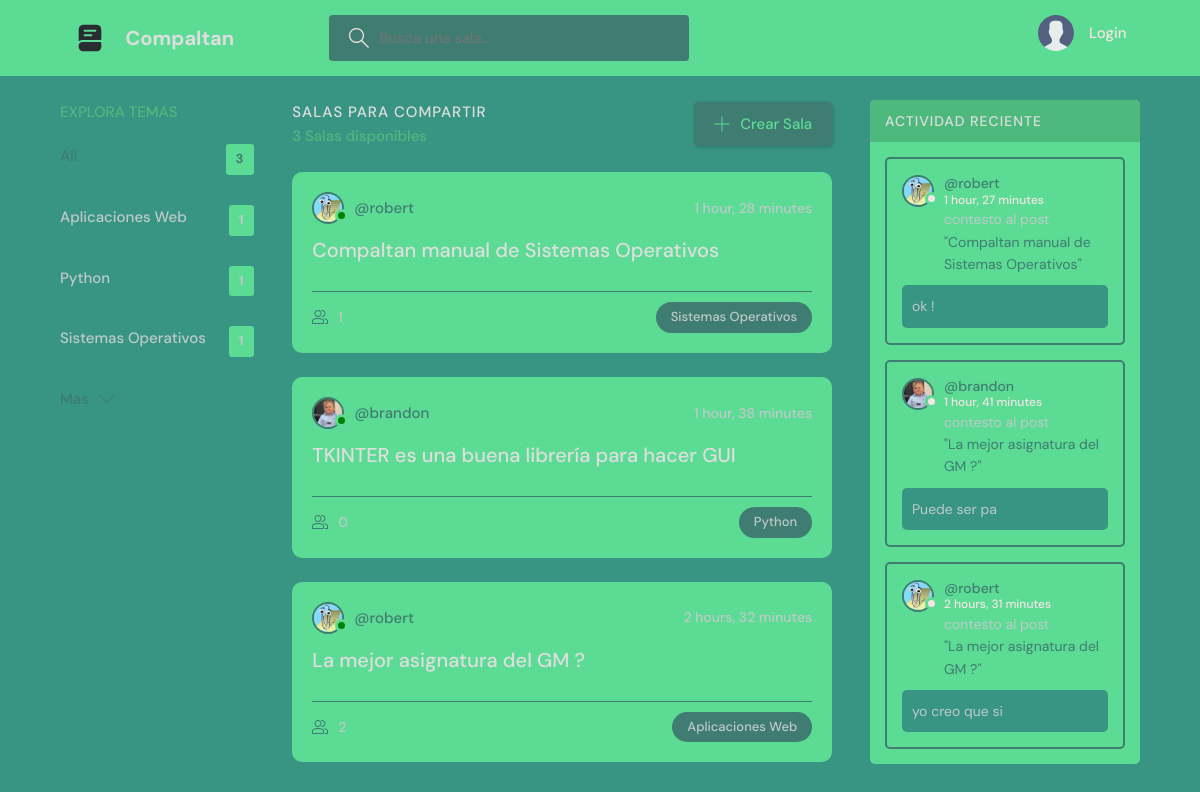
Before: / with the older database file.
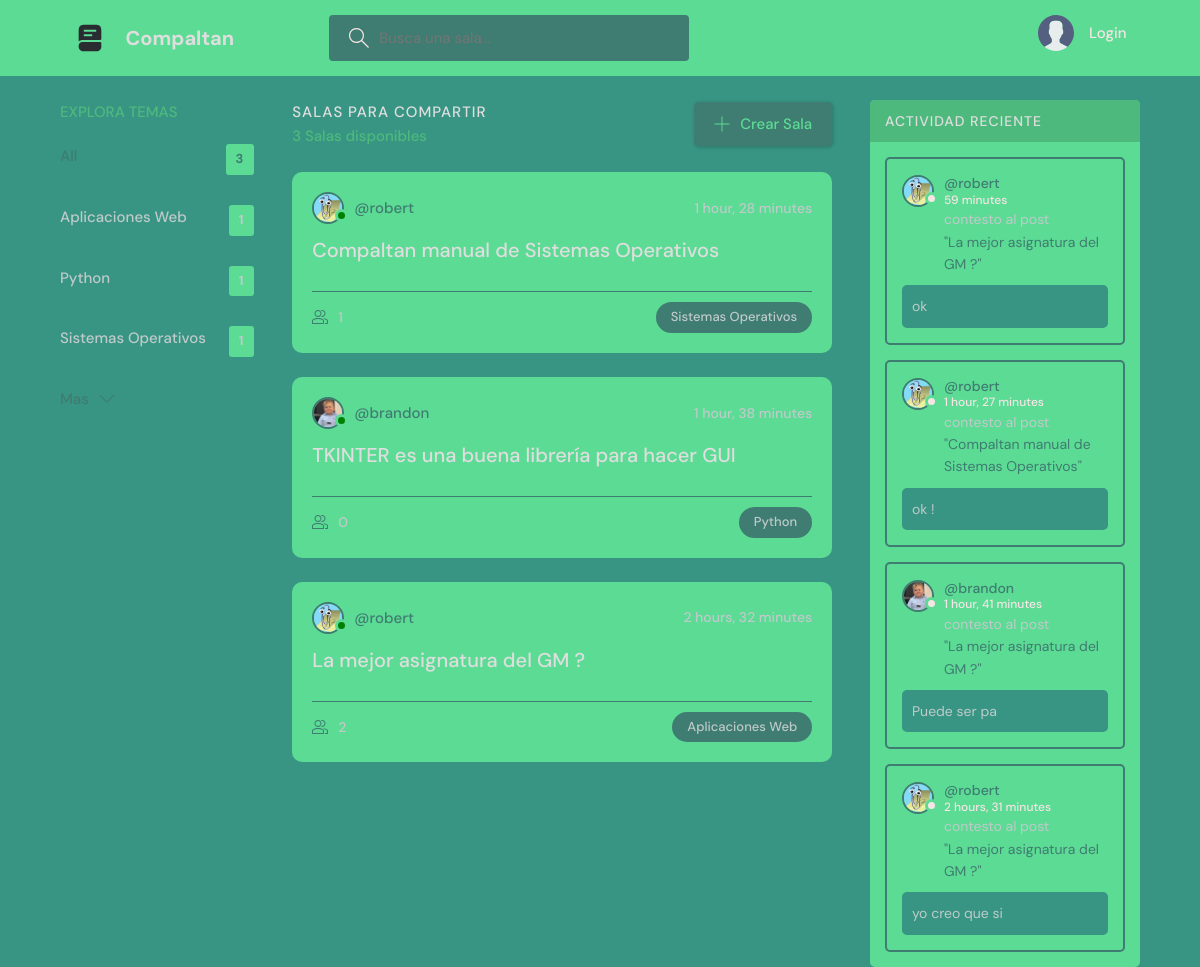
After: the same page with the newer database file.
### base/models.py (models this page shows)
class Tema(models.Model):
    nombre = models.CharField(max_length=200)
    def __str__(self):
        return self.nombre

class Habitacion(models.Model):
    host = models.ForeignKey(User, on_delete=models.SET_NULL, null=True)
    tema = models.ForeignKey(Tema, on_delete=models.SET_NULL, null=True)
    nombre = models.CharField(max_length=200)
    descripcion = models.TextField(null=True, blank=True)
    participantes = models.ManyToManyField(User, related_name="participantes", blank=True)
    updated = models.DateTimeField(auto_now=True)
    creado = models.DateTimeField(auto_now_add=True) #Este valor solo cambia cuando se INICIA UNA VEZ
    class Meta:
        ordering = ["-updated", "-creado"]
    def __str__(self):
        return self.nombre

class User(AbstractUser):
    name = models.CharField(max_length=200,null=True)
    email = models.EmailField(unique=True, null=True)
    biografia = models.TextField(null=True)
    avatar = models.ImageField(null=True, default="avatar.svg")
    USERNAME_FIELD = "email" #sobreescribimos
    REQUIRED_FIELDS = []

class Mensaje(models.Model):
    usuario = models.ForeignKey(User, on_delete=models.CASCADE)
    habitacion = models.ForeignKey(Habitacion, on_delete=models.CASCADE)
    body = models.TextField()
    updated = models.DateTimeField(auto_now=True)
    created = models.DateTimeField(auto_now_add=True)
    def __str__(self):
        return self.body[0:50]

### base/views.py (the view)
# urls.py: path("", views.home, name="home"),
def home(request):
    if not request.GET.get("q") == None:
        q = request.GET.get("q")
    else:
        q = ""
    temas = Tema.objects.all()
    rooms = Habitacion.objects.filter(Q(tema__nombre__icontains=q) | Q(descripcion__icontains=q) | Q(nombre__icontains=q)) # Q te permite poner varios parametros
    numero_habitaciones = len(rooms)
    mensajes_habitacion = Mensaje.objects.filter(Q(habitacion__nombre__icontains=q)).order_by("-created")
    contexto = {"rooms": rooms, "temas": temas, "numero_habitaciones": numero_habitaciones, "request": request, "mensajes_habitacion": mensajes_habitacion}
    return render(request, "home.html", contexto)

### templates/home.html (shortened to what this page needs)
{% extends "main.html" %}
{% block content %}
    <main class="layout layout--3">
      <div class="container">
        {% include "componente_tema.html" %}
        <div class="roomList">
          <div class="roomList__header">
            <div>
              <h2>SALAS PARA COMPARTIR</h2>
              <p>{{rooms.count}} Salas disponibles</p>
            </div>
            <a class="btn btn--main" href="{% url 'create-room' %}">
              <svg version="1.1" xmlns="http://www.w3.org/2000/svg" width="32" height="32" viewBox="0 0 32 32">
                <title>add</title>
                <path
                  d="M16.943 0.943h-1.885v14.115h-14.115v1.885h14.115v14.115h1.885v-14.115h14.115v-1.885h-14.115v-14.115z"
                ></path>
              </svg>
              Crear Sala
            </a>
          </div>
          {% include "componente_lista_habitaciones.html" %}
        </div>
        {% include "componente_actividad.html" %}
      </div>
    </main>
{% endblock content %}

### templates/componente_tema.html (shortened to what this page needs)
<div class="topics">
    <div class="topics__header">
      <h2>Explora temas</h2>
    </div>
    <ul class="topics__list">
      <li>
        <a href="{% url 'home' %}" class="active">All <span>{{temas.count}}</span></a>
      </li>
    {% for tema in temas %}
      <li>
        <a href=" ?q={{tema.nombre}}">{{tema}} <span>{{tema.habitacion_set.all.count}}</span></a>
      </li>
    {% endfor %}
    </ul>
    <a class="btn btn--link" href="topics.html">
      <svg version="1.1" xmlns="http://www.w3.org/2000/svg" width="32" height="32" viewBox="0 0 32 32">
        <title>chevron-down</title>
        <path d="M16 21l-13-13h-3l16 16 16-16h-3l-13 13z"></path>
      </svg>
    </a>
  </div>

### templates/componente_lista_habitaciones.html (shortened to what this page needs)
{% for room in rooms %}
<div class="roomListRoom">
    <div class="roomListRoom__header">
      <a href="{% url 'perfil-usuario' room.host.id %}" class="roomListRoom__author">
        <div class="avatar avatar--small active">
          <img src="{{room.host.avatar.url}}" />
        </div>
        <span>@{{room.host.username}}</span>
      </a>
      <div class="roomListRoom__actions">
        <span>{{room.creado|timesince}}</span>
      </div>
    </div>
    <div class="roomListRoom__content">
      <a href="{% url 'room' room.id %}">{{room.nombre}}</a>
    </div>
    <div class="roomListRoom__meta">
      <a href="{% url 'room' room.id %}" class="roomListRoom__joined">
        {{room.participantes.count}}
      </a>
      <p class="roomListRoom__topic">{{room.tema.nombre}}</p>
    </div>
  </div>
{% endfor %}

### templates/componente_actividad.html (shortened to what this page needs)
<div class="activities">
    <div class="activities__header">
      <h2>Actividad Reciente</h2>
    </div>
    {% for mensaje in mensajes_habitacion %}
    <div class="activities__box">
      <div class="activities__boxHeader roomListRoom__header">
        <a href="{% url 'perfil-usuario' mensaje.usuario.id %}" class="roomListRoom__author">
          <div class="avatar avatar--small">
            <img src="{{mensaje.usuario.avatar.url}}" />
          </div>
          <p>
            @{{mensaje.usuario.username}}
            <span>{{mensaje.created|timesince}}</span>
          </p>
        </a>
      </div>
      <div class="activities__boxContent">
        <p>contesto al post <br>
        <a href="{% url 'room' mensaje.habitacion.id %}">"{{mensaje.habitacion}}"</a></p>
        <div class="activities__boxRoomContent">
          {{mensaje}}
        </div>
      </div>
    </div>
    {% endfor %}
  </div>

Changed rows visible on the page:
added Mensaje: usuario.avatar (picture), usuario.username "robert", created "59 minutes", habitacion "La mejor asignatura del GM ?", body "ok"
